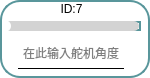
       <widget class="QFrame" name="frame_7">
        <property name="enabled">
         <bool>true</bool>
        </property>
        <property name="layoutDirection">
         <enum>Qt::RightToLeft</enum>
        </property>
        <property name="styleSheet">
         <string notr="true">* {
  background: white; /* 背景改为白色 */
  border: 2px solid #59969b; /* 使用与滑块一致的颜色 */
  border-radius: 20px;
}

</string>
        </property>
        <property name="frameShape">
         <enum>QFrame::StyledPanel</enum>
        </property>
        <property name="frameShadow">
         <enum>QFrame::Raised</enum>
        </property>
        <widget class="QLabel" name="label_id7">
         <property name="geometry">
          <rect>
           <x>2</x>
           <y>4</y>
           <width>139</width>
           <height>10</height>
          </rect>
         </property>
         <property name="minimumSize">
          <size>
           <width>0</width>
           <height>10</height>
          </size>
         </property>
         <property name="maximumSize">
          <size>
           <width>16777215</width>
           <height>10</height>
          </size>
         </property>
         <property name="styleSheet">
          <string notr="true">QLabel{border: none; /* 去掉控件的边框 */}
QLabel{background: none; /* 去掉控件的边框 */}</string>
         </property>
         <property name="text">
          <string>ID:7</string>
         </property>
         <property name="alignment">
          <set>Qt::AlignCenter</set>
         </property>
        </widget>
        <widget class="QLineEdit" name="lineEdit_servo7">
         <property name="enabled">
          <bool>true</bool>
         </property>
         <property name="geometry">
          <rect>
           <x>18</x>
           <y>38</y>
           <width>106</width>
           <height>31</height>
          </rect>
         </property>
         <property name="maximumSize">
          <size>
           <width>120</width>
           <height>16777215</height>
          </size>
         </property>
         <property name="layoutDirection">
          <enum>Qt::LeftToRight</enum>
         </property>
         <property name="styleSheet">
          <string notr="true">QLineEdit {
            border-top: none;
            border-left: none;
            border-right: none;
            border-bottom: 1px solid black;
            background-color: transparent;
        }
        
        QLineEdit:focus {
            border-bottom: 1px solid #2a70f4;
        }</string>
         </property>
         <property name="alignment">
          <set>Qt::AlignCenter</set>
         </property>
         <property name="placeholderText">
          <string>在此输入舵机角度</string>
         </property>
        </widget>
        <widget class="QSlider" name="Slider_Servo7">
         <property name="geometry">
          <rect>
           <x>2</x>
           <y>21</y>
           <width>139</width>
           <height>10</height>
          </rect>
         </property>
         <property name="maximumSize">
          <size>
           <width>16777215</width>
           <height>10</height>
          </size>
         </property>
         <property name="layoutDirection">
          <enum>Qt::LeftToRight</enum>
         </property>
         <property name="styleSheet">
          <string notr="true">QSlider::groove:horizontal {
    border: none;
    height: 10px;
    background-color: lightgray;
    border-radius: 5px;
}

QSlider::handle:horizontal {
    width: 12px; /* 增大滑块的宽度 */
    margin: -1px 0px -1px -5px;
    border-radius: 6px; /* 也可以调整圆角半径以匹配滑块的大小 */
    background-color: white;
}

QSlider::sub-page:horizontal {
    background-color: qlineargradient(x1:0, y1:0, x2:1, y2:1, stop:0 #59969b, stop:1 #04e7fa);
    border-radius: 5px;
}
</string>
         </property>
         <property name="minimum">
          <number>0</number>
         </property>
         <property name="maximum">
          <number>240</number>
         </property>
         <property name="orientation">
          <enum>Qt::Horizontal</enum>
         </property>
         <property name="invertedAppearance">
          <bool>false</bool>
         </property>
         <property name="tickPosition">
          <enum>QSlider::NoTicks</enum>
         </property>
         <property name="tickInterval">
          <number>1</number>
         </property>
        </widget>
       </widget>
